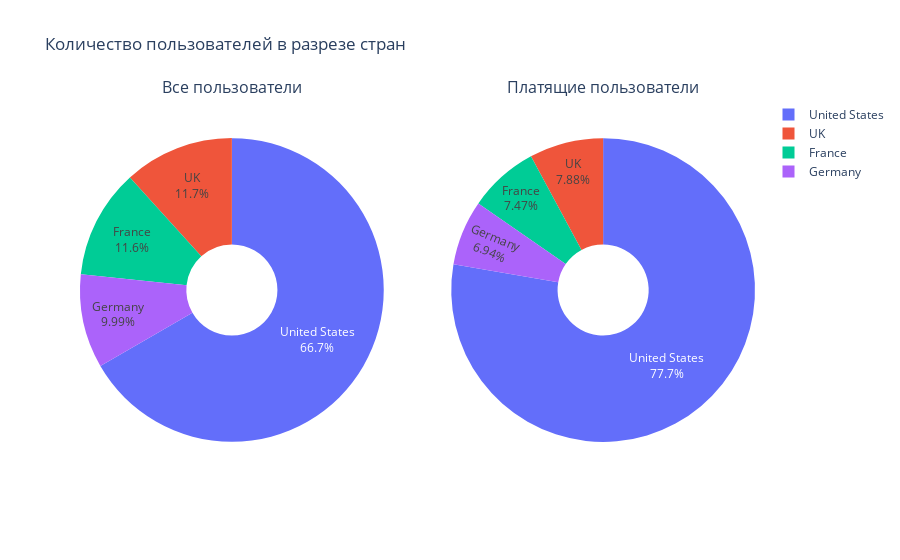

Notebook code cell kept with this figure:
### Markdown cell above
### Определение стран из которых пользователи приходят в приложение. На какую страну приходится больше всего платящих пользователей.

### Code cell
# строим диаграммы
country_payment = profiles.groupby('region').agg({'user_id': 'count', 'payer': 'sum'})\
.sort_values(by='user_id', ascending=False).reset_index()

fig = sp.make_subplots(rows=1, cols=2, specs=[[{'type':'pie'}, {'type':'pie'}]], subplot_titles=['Все пользователи', 'Платящие пользователи'])

# диаграмма "все пользователи"
fig.add_trace(go.Pie(labels=country_payment['region'], values=country_payment['user_id'], textinfo='label+percent', hole=0.3),
              row=1, col=1)

# диаграмма "платящие пользователи"
fig.add_trace(go.Pie(labels=country_payment['region'], values=country_payment['payer'], textinfo='label+percent', hole=0.3),
              row=1, col=2)


fig.update_layout(title_text="Количество пользователей в разрезе стран")
fig.show()

### Figure 1 — Plotly figure (JSON) as saved in the notebook; plotly's stock layout.template omitted (floating-point values rounded to 4 significant figures)
{"data": [{"domain": {"x": [0, 0.45], "y": [0, 1]}, "hole": 0.3, "labels": ["United States", "UK", "France", "Germany"], "textinfo": "label+percent", "type": "pie", "values": [100002, 17575, 17450, 14981]}, {"domain": {"x": [0.55, 1], "y": [0, 1]}, "hole": 0.3, "labels": ["United States", "UK", "France", "Germany"], "textinfo": "label+percent", "type": "pie", "values": [6902, 700, 663, 616]}], "layout": {"annotations": [{"font": {"size": 16}, "showarrow": false, "text": "Все пользователи", "x": 0.225, "xanchor": "center", "xref": "paper", "y": 1, "yanchor": "bottom", "yref": "paper"}, {"font": {"size": 16}, "showarrow": false, "text": "Платящие пользователи", "x": 0.775, "xanchor": "center", "xref": "paper", "y": 1, "yanchor": "bottom", "yref": "paper"}], "title": {"text": "Количество пользователей в разрезе стран"}}}
